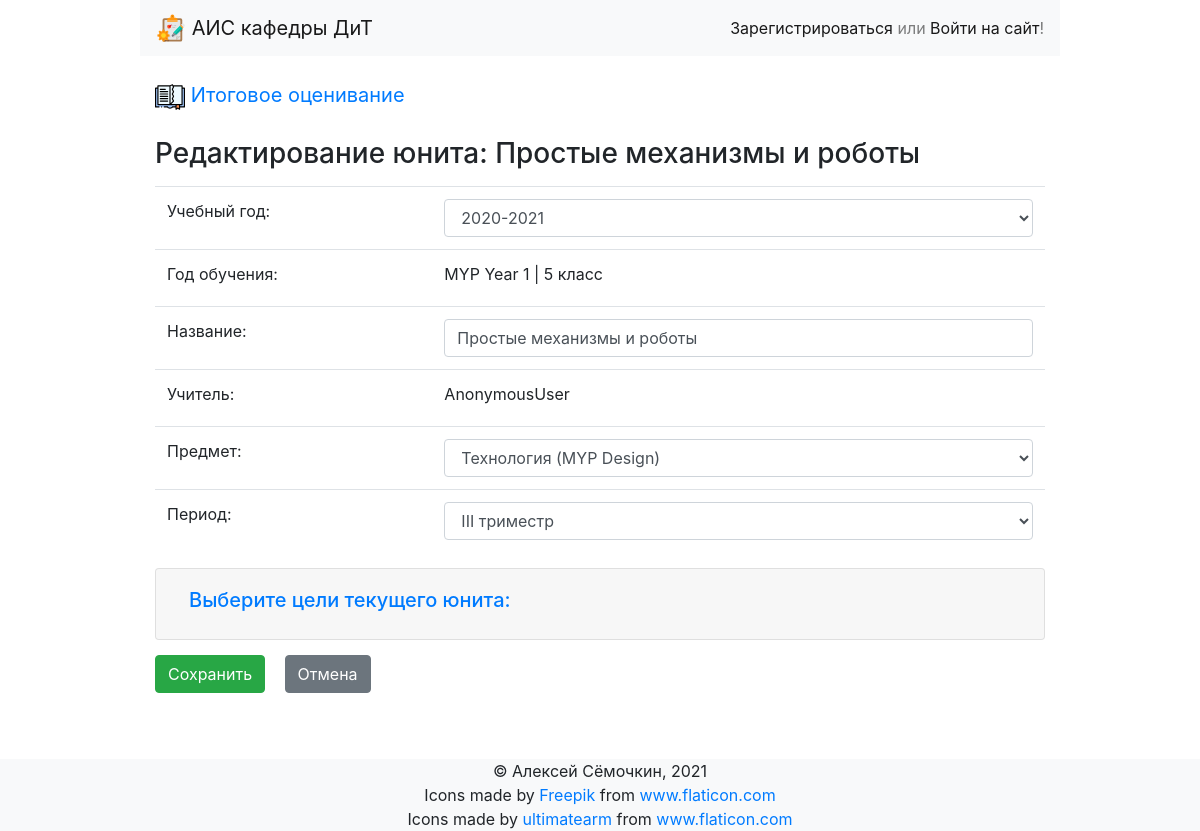
The page /sumassess/unit/edit/8 on the database its author committed.
### sumassess/models.py (models this page shows, shortened)
class Unit(models.Model):
    styear = models.ForeignKey('sumassess.StudyYear', verbose_name=_('Учебный год'), related_name="unit_styear", on_delete=models.SET_NULL, null=True)
    name = models.CharField(max_length=255, verbose_name=_("Название юнита"))
    year_ib = models.ForeignKey('sumassess.YearIB', verbose_name=_("Год"), on_delete=models.SET_NULL, null=True, related_name="unit_year")
    teacher = models.ForeignKey("employee.User", on_delete=models.SET_NULL, null=True, verbose_name=_("Учитель"), related_name="unit_teacher")
    subject = models.ForeignKey('sumassess.Subject', verbose_name=_("Предмет"), on_delete=models.SET_NULL, null=True, related_name="unit_subject")
    objective = models.ManyToManyField("sumassess.Objective", verbose_name=_("Выбранные цели"), blank=True, related_name="unit_objective")
    period = models.ForeignKey('sumassess.Period', verbose_name=_("Период"), on_delete=models.SET_NULL, null=True, related_name="unit_period")
    class Meta:
        verbose_name = 'Юнит'
        verbose_name_plural = 'Юниты'
        ordering = ['year_ib', 'period', 'subject']

class YearIB(models.Model):
    IB_PROGRAMM = [
        ('PYP', 'Primary Years Programme'),
        ('MYP', 'Middle Years Programme'),
        ('DP', 'Diploma Programme'),
    ]
    year_ib = models.CharField(max_length=2, verbose_name=_("Год обучения в IB"))
    programm = models.CharField(choices=IB_PROGRAMM, default='MYP', max_length=3)
    grade_rus = models.CharField(max_length=2, verbose_name=_("Год обучения в РФ"))
    class Meta:
        verbose_name = 'Год IB'
        verbose_name_plural = 'Года IB'
        ordering = ['programm', 'year_ib']
    def __str__(self):
        return "{} Year {} | {} класс".format(self.programm, self.year_ib, self.grade_rus)

### sumassess/views.py (the view, shortened to what this page needs)
# urls.py: path('sumassess/unit/edit/<int:pk>', UnitEdit.as_view(), name='unit_edit'),
class UnitEdit(authView, UpdateView):
    model = Unit
    form_class = UnitForm
    template_name = 'unit_edit.html'
    slug_field = 'id'
    default_redirect = '/'
    register = template.Library()
    def get_initial(self):
        print(self.object.name)
        self.initial.update({ 'year_ib': self.object.year_ib })
        return self.initial
    def get(self, request, *args, **kwargs):
        request.session['previous_page'] = request.META.get('HTTP_REFERER', self.default_redirect)
        return super().get(request, *args, **kwargs)
    def get_context_data(self, **kwargs):
        context = super().get_context_data(**kwargs)
        return context

### employee/models.py (called while the page is built)
    def __str__(self):
        return "{} {}".format(self.name, self.surname)

### employee/views.py (called while the page is built)
    def get_context_data(self, **kwargs):
        context = super().get_context_data(**kwargs)
        context['show_login'] = True
        if self.request.user.is_authenticated:
            context['username'] = self.request.user.username
            if SocialAccount.objects.filter(user=self.request.user).exists():
                context['extra_data'] = SocialAccount.objects.get(user=self.request.user).extra_data
        return context

### sumassess/forms.py (called while the page is built)
    def choice(self, obj):
        return (self.field.prepare_value(obj),
                self.field.label_from_instance(obj), obj)

    def _get_choices(self):
        if hasattr(self, '_choices'):
            return self._choices
        return CustomModelChoiceIterator(self)

### sumassess/models.py (called while the page is built)
    def __str__(self):
        return "{} {}".format(self.programm, self.name)

    def __str__(self):
        return "{} ({})".format(self.name, self.subjgroup)

    def __str__(self):
        return "{}. {}".format(self.letter, self.shortname)

    def __str__(self):
        return "{} {} {} {}...".format(self.year_ib, self.criteria.letter, self.strand, self.name[:30])

    def __str__(self):
        return "{}".format(self.year)

    def __str__(self):
        return "{}".format(self.name)

### sumassess/templates/unit_edit.html (shortened to what this page needs)
{% extends "sumassess_base.html" %}
{% block sumassess_content %}
{% load static %}
{% if unit.name %}
<h3> Редактирование юнита: {{ unit.name }} </h3>
{% else %}
<h3> Создание нового юнита </h3>
{% endif %}
<form class="form-group" action="" method="post" enctype="multipart/form-data">{% csrf_token %}
  <table class="table mt-3">
    <tr>
      <td><label for="id_styear"> Учебный год: </label> </td>
      <td>{{form.styear}}</td>
    </tr>
    {% if unit.name %}
    <tr>
      <td><label for="id_year_ib}"> Год обучения: </label> </td>
      <td>{{form.year_ib}} {{unit.year_ib}}</td>
    </tr>
    {% else %}
    <tr>
      <td><label for="id_year_ib}"> Год обучения: </label> </td>
      <td>{{form.year_ib}}</td>
    </tr>
    {% endif %}
    <tr>
      <td><label for="id_name}"> Название: </label> </td>
      <td>{{form.name}}</td>
    </tr>
    <tr>
      <td><label for="id_teacher}"> Учитель: </label> </td>
      <td>{{form.teacher}} {{user}}</td>
    </tr>
    <tr>
      <td><label for="id_subject}"> Предмет: </label> </td>
      <td>{{form.subject}}</td>
    </tr>
    <tr>
      <td><label for="id_period}"> Период: </label> </td>
      <td>{{form.period}}</td>
    </tr>
  </table>
  {% if unit.name %}
  <div class="accordion" id="accordionExample">
    <div class="card">
      <div class="card-header" id="headingOne">
        <h2 class="mb-0">
          <button class="btn btn-link" type="button" data-toggle="collapse" data-target="#collapseOne"
            aria-expanded="true" aria-controls="collapseOne">
            <h5>Выберите цели текущего юнита:</h5>
          </button>
        </h2>
      </div>
    </div>
  </div>
  {% endif %}
  <div class="buttons-wrapper">
    <input class="btn btn-success" type="submit" value="Сохранить" />
    <a class="btn btn-secondary" href="" onclick="javascript:history.back();return false;">Отмена</a>
  </div>
</form>
{% endblock %}

### static/css/style.css (style rules this page uses)
.buttons-wrapper { padding: 15px 0; }
.buttons-wrapper input { margin-right: 15px; }

### rows shown on the page
Unit: name "Простые механизмы и роботы", styear "2020-2021", year_ib "MYP Year 1 | 5 класс", subject "Технология (MYP Design)", period "III триместр"

### other values the page prints
{{ user }} "AnonymousUser"
